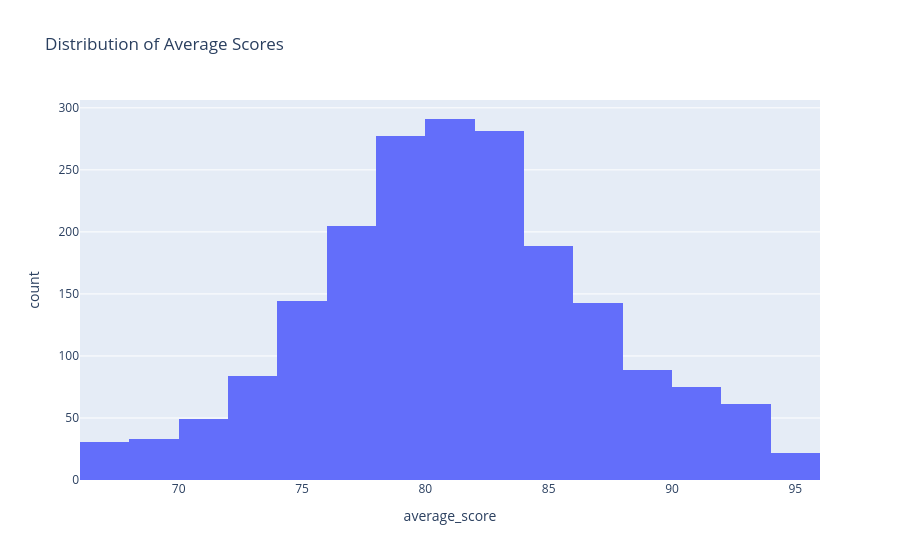

Notebook code cell kept with this figure:
### Markdown cell above
### 8.1 Distribution of Average Scores

Shows the overall spread of student performance after cleaning.

### Code cell
fig1 = px.histogram(
    df,
    x="average_score",
    nbins=25,
    title="Distribution of Average Scores"
)
fig1.show()

### Figure 1 — Plotly figure (JSON) as saved in the notebook; plotly's stock layout.template omitted (floating-point values rounded to 4 significant figures; data arrays with more than 128 entries replaced by an {"elided": "..."} marker saying what was removed)
{"data": [{"bingroup": "x", "hovertemplate": "average_score=%{x}<br>count=%{y}<extra></extra>", "legendgroup": "", "marker": {"color": "#636efa", "pattern": {"shape": ""}}, "name": "", "nbinsx": 25, "orientation": "v", "showlegend": false, "type": "histogram", "x": {"elided": "1974 float values"}, "xaxis": "x", "yaxis": "y"}], "layout": {"barmode": "relative", "legend": {"tracegroupgap": 0}, "title": {"text": "Distribution of Average Scores"}, "xaxis": {"anchor": "y", "domain": [0, 1], "title": {"text": "average_score"}}, "yaxis": {"anchor": "x", "domain": [0, 1], "title": {"text": "count"}}}}
